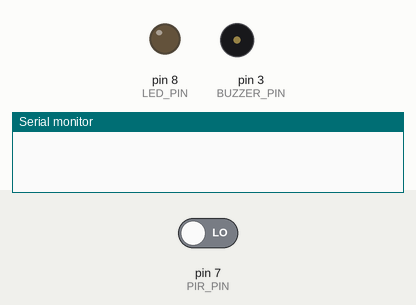
Bench run of a sketch on a simulated Arduino Uno, built with avr-gcc and run on an emulated ATmega328P. Parts: output pins drawn as LEDs (lit = HIGH), buzzer (waves = sounding, pin HIGH), the last lines printed to the serial monitor. The inputs (shaded band) are chosen by the test bench; at power-on: pin 7 (PIR_PIN) LOW.

Above: at 1.2 s.
1.3 s: pin 7 (PIR_PIN) driven HIGH
At 1.9 s:
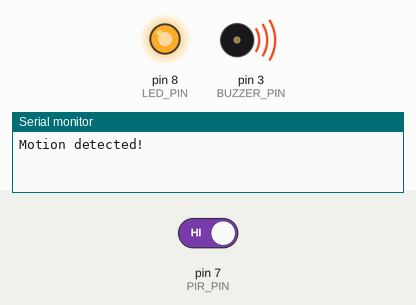
At 11.9 s:
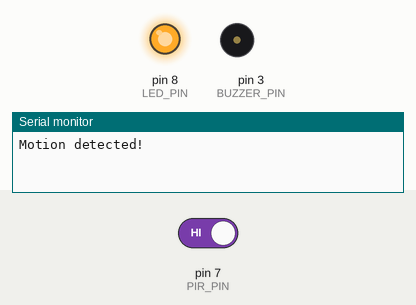
Timing chart, 0 to 12.8 s (numbered marks = the images above; inputs shaded):
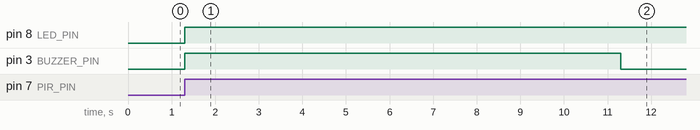

Measured:
- after the input at 1.3 s, pin 8 (LED_PIN): LOW → HIGH at once; pin 3 (BUZZER_PIN): LOW → HIGH at once, → LOW 10.0 s later

The sketch:

ex5.ino
```cpp
// --- definitions ---
#define BUZZER_PIN 3
#define PIR_PIN 7
#define LED_PIN 8
#define TIME_THRESHOLD_BUZZER 10000ul // 10000ul = 10000 unsigned long
#define TIME_THRESHOLD_LED 30000ul // 30000ul = 30000 unsigned long

// --- states ---
enum class DETECTION_STATE {
  IDLE,
  MOTION_DETECTED
};

// --- prototypes ---
void state_machine();
DETECTION_STATE check_idle(unsigned long &time);
DETECTION_STATE check_motion_detected(unsigned long time);
DETECTION_STATE check_motion_stopped(unsigned long time);

// --- start of the program ---
void setup() {
  Serial.begin(9600);
  pinMode(BUZZER_PIN, OUTPUT);
  pinMode(PIR_PIN, INPUT);
  pinMode(LED_PIN, OUTPUT);
}

void loop() {
  state_machine();
}
// --- end of the program ---

// --- functions ---
DETECTION_STATE check_idle(unsigned long &time) {
  bool sensor = digitalRead(PIR_PIN);
  if (sensor) {
    Serial.println("Motion detected!");
    time = millis();
    return DETECTION_STATE::MOTION_DETECTED;
  }
  return DETECTION_STATE::IDLE;
}

DETECTION_STATE check_motion_detected(unsigned long time) {
  bool sensor = digitalRead(PIR_PIN);
  if (!sensor && millis() - time > TIME_THRESHOLD_LED) {
    Serial.println("Motion stopped!");
    return DETECTION_STATE::IDLE;
  }
  digitalWrite(BUZZER_PIN, millis() - time < TIME_THRESHOLD_BUZZER ? HIGH : LOW);
  digitalWrite(LED_PIN, millis() - time < TIME_THRESHOLD_LED ? HIGH : LOW);
  return DETECTION_STATE::MOTION_DETECTED;
}

void state_machine() {
  static DETECTION_STATE state = DETECTION_STATE::IDLE;
  static unsigned long time = millis();

  switch (state) {
    case DETECTION_STATE::IDLE: state = check_idle(time);
      break;
    case DETECTION_STATE::MOTION_DETECTED: state = check_motion_detected(time);
      break;
    default: Serial.println("ERROR: Invalid state");
      break;
  }
}
```
